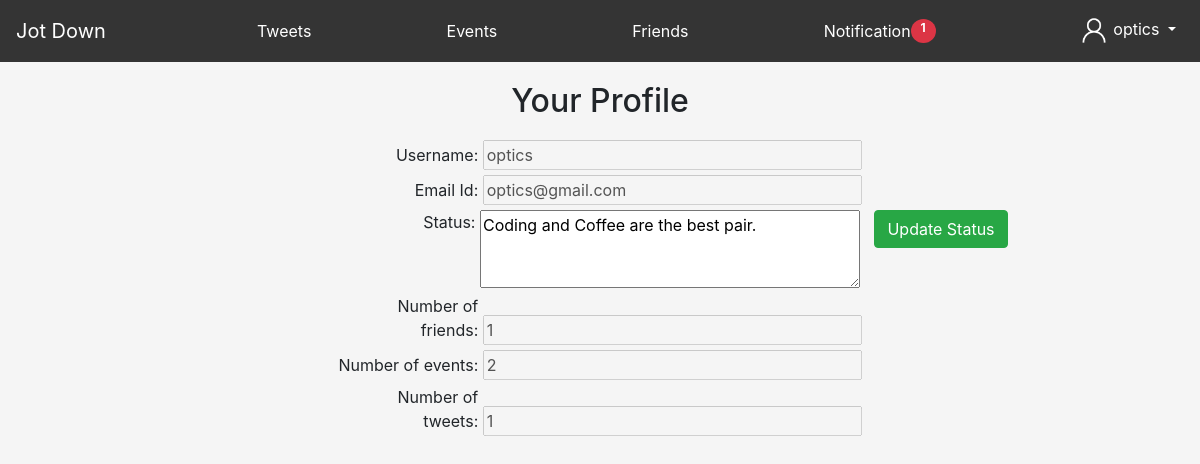
Screenshot of /profile (signed in) with the database file from the repository.
### tables this page shows
CREATE TABLE "Users" (
	"username"	TEXT,
	"email"	TEXT COLLATE UTF16CI,
	"password"	TEXT,
	"id"	INTEGER,
	"status"	TEXT DEFAULT NULL,
	"numFriends"	NUMERIC DEFAULT 0,
	"numEvents"	INTEGER DEFAULT 0,
	"numTweets"	INTEGER DEFAULT 0,
	"friends"	TEXT DEFAULT NULL
);

### main.py (the view)
@app.route('/profile')
def profile():
    if 'id' in session:
        username = session['username']
        updateNumEvents(username)
        updateNumFriends(username)
        updateNumTweets(username)
        data = fetchUser(session['username'])
        frndRequests = fetchFriendRequests(session['username'])
        if(len(frndRequests) > 0):
            return render_template('profile.html', username = session['username'], data = data[0], alert = len(frndRequests))
        return render_template('profile.html', username = session['username'], data = data[0])
    return redirect('home')

### pydb.py (called while the page is built)
def fetchUser(username):
    conn = sqlite3.connect('database.db')
    cur = conn.cursor()
    cur.execute("SELECT * FROM Users WHERE username = ?", (username,))
    row = cur.fetchall()
    conn.close()
    print(row)
    return row

def fetchFriendRequests(username):
    con = sqlite3.connect('database.db')
    cur = con.cursor()
    cur.execute("SELECT * FROM frequest WHERE toUser = ?", (username, ))
    row = cur.fetchall()
    con.close()
    return row

def updateNumEvents(username):
    con = sqlite3.connect('database.db')
    cur = con.cursor()
    cur.execute("SELECT * FROM events WHERE username = ?", (username,))
    row = cur.fetchall()
    number = len(row)
    con.execute("UPDATE Users SET numEvents = ? WHERE username = ?", (number, username))
    con.commit()
    con.close()

def updateNumTweets(username):
    con = sqlite3.connect('database.db')
    cur = con.cursor()
    cur.execute("SELECT * FROM tweets WHERE username = ?", (username,))
    row = cur.fetchall()
    number = len(row)
    con.execute("UPDATE Users SET numTweets = ? WHERE username = ?", (number, username))
    con.commit()
    con.close()

def updateNumFriends(username):
    con = sqlite3.connect('database.db')
    cur = con.cursor()
    cur.execute("SELECT * FROM Users WHERE username = ?", (username,))
    row = cur.fetchall()
    number = 0
    if(row[0][8] != None):
        l = row[0][8].split(',')
        number = len(l)
    con.execute("UPDATE Users SET numFriends = ? WHERE username = ?", (number, username))
    con.commit()
    con.close()

### templates/profile.html (shortened to what this page needs)
<!DOCTYPE html>
<html lang="en">
<head>
    <link rel="stylesheet" href="https://cdn.jsdelivr.net/npm/bootstrap@4.5.3/dist/css/bootstrap.min.css">
</head>
<body style="background-size: 250vh;  background-repeat: no-repeat; background-color: whitesmoke; background-position: center; background-attachment: fixed; overflow-x: hidden;">
    <nav class="navbar navbar-expand navbar-light sticky-top" style="background-color: rgba(52, 52, 52) !important;">
      <a class="navbar-brand text-white" href="/home">Jot Down</a>
      <div class="collapse navbar-collapse" id="navbarSupportedContent">
        <a class="navbar-nav text-white ml-auto" style="text-decoration: none;" href="/tweets">Tweets</a>
          <a class="navbar-nav text-white ml-auto" style="text-decoration: none;" href="/events">Events</a>
          <a class="navbar-nav text-white ml-auto" style="text-decoration: none;" href="/friends">Friends</a>
          <a class="navbar-nav text-white ml-auto" style="text-decoration: none;" href="/notifications">Notification{% if alert %}<span style="border-radius: 50%; width: 25px;" class="badge badge-danger">{{alert}}</span>{% endif %}</a>
        <ul class="navbar-nav ml-auto">
          <li class="nav-item dropdown">
              <a class="nav-link dropdown-toggle text-white" href="#" id="navbarDropdown" role="button" data-toggle="dropdown" aria-haspopup="true" aria-expanded="false">
                  <img src="/static/person.png" height="30px" width="30px">
                  {{session['username']}}
              </a>
          </li>
        </ul>
      </div>
    </nav>
    <h2 style="text-align: center; margin-top: 20px; margin-bottom: 20px;">Your Profile</h2>
    <div class="text-center">
      <form action = '/statusupdate' method="POST">
          <label style="width: 140px; text-align: right;">Username: </label>
          <input size="32" type="text" value="{{data[0]}}" disabled>
          <br>
          <label style="width: 140px; text-align: right;">Email Id: </label>
          <input size="32" type="text" value="{{data[1]}}" disabled>
          <br>
          <label style="width: 283px; text-align: right; vertical-align: top;">Status: </label>
          <textarea name="status" cols="35" rows="3">{{data[4]}}</textarea>
          <button class="btn btn-success" type="submit" style="margin-left: 10px; vertical-align: top;">Update Status</button>
          <br>
          <label style="width: 140px; text-align: right;">Number of friends: </label>
          <input size="32" type="text" value="{{data[5]}}" disabled>
          <br>
          <label style="width: 140px; text-align: right;"> Number of events: </label>
          <input size="32" type="text" value="{{data[6]}}" disabled>
          <br>
          <label style="width: 140px; text-align: right;"> Number of tweets: </label>
          <input size="32" type="text" value="{{data[7]}}" disabled>
      </form>
    </div>
</body>
</html>

### rows the page displays
Users: username "optics", email "optics@gmail.com", status "Coding and Coffee are the best pair.", numFriends "1", numEvents "2", numTweets "1"

### other values shown
{{ alert }} "1"
{{ session['username'] }} "optics"
